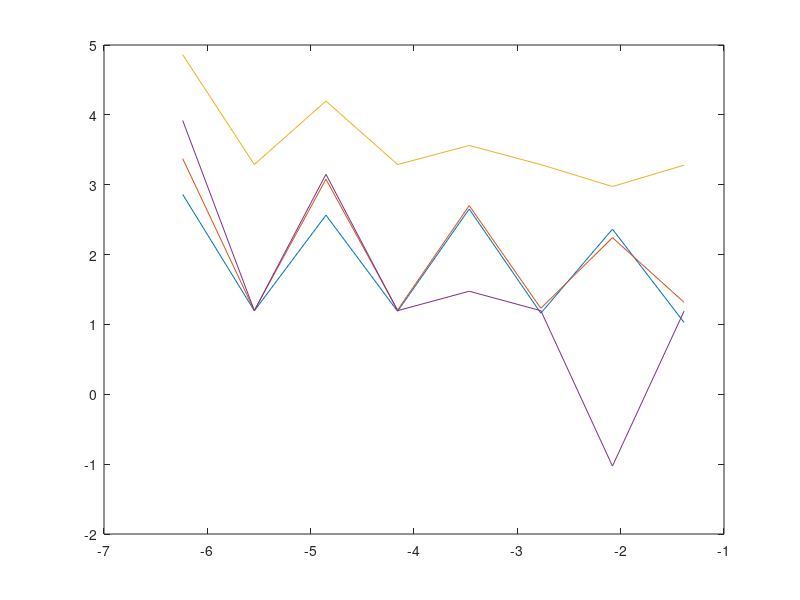

This chart was generated by the following MATLAB code:
%Joshua Enxing
%University of Connecticut
%MA5511

function MultipleFiniteDiffs

FE = zeros(1,16);
BE = zeros(1,16);
MID = zeros(1,16);
CN = zeros(1,16);
FE(1:16) = 10;
BE(1:16) = 10;
MID(1:16) = 10;
CN(1:16) = 10;

for k = 2:9
    dt = 1/2^k;
    for j = 1:2^k
        FE(k-1) = FE(k-1) + dt*(-1)*FE(k-1);
        BE(k-1) = BE(k-1)/(1-(-1)*dt);
        MID(k-1) = MID(k-1)*(1+dt*(1+(dt/2)))*(-1);
        CN(k-1) = ((1+(dt/2)*(-1))/(1-(dt/2)*(-1)))*CN(k-1);
        
        FE(2*k-2) = FE(2*k-2) + dt*(-50)*FE(2*k-2);
        BE(2*k-2) = BE(2*k-2)/(1-(-50)*dt);
        MID(2*k-2) = MID(2*k-2)*(1+dt*(1+(dt/2)))*(-50);
        CN(2*k-2) = ((1+(dt/2)*(-50))/(1-(dt/2)*(-50)))*CN(2*k-2);
    end
end

X = zeros(1,8);
for k = 2:9
    X(k-1) = log(1/2^k);
    FE(k-1) = log(abs((1/exp(1))-FE(k-1)));
    BE(k-1) = log(abs((1/exp(1))-BE(k-1)));
    MID(k-1) = log(abs((1/exp(1))-MID(k-1)));
    CN(k-1) = log(abs((1/exp(1))-CN(k-1)));
    
    FE(2*k-2) = log(abs((1/exp(50))-FE(2*k-2)));
    BE(2*k-2) = log(abs((1/exp(50))-BE(2*k-2)));
    MID(2*k-2) = log(abs((1/exp(50))-MID(2*k-2)));
    CN(2*k-2) = log(abs((1/exp(50))-CN(2*k-2)));
end

plot(X,FE(1:8),X,BE(1:8),X,MID(1:8),X,CN(1:8));
%plot(X,FE(9:16),X,BE(9:16),X,MID(9:16),X,CN(9:16));




